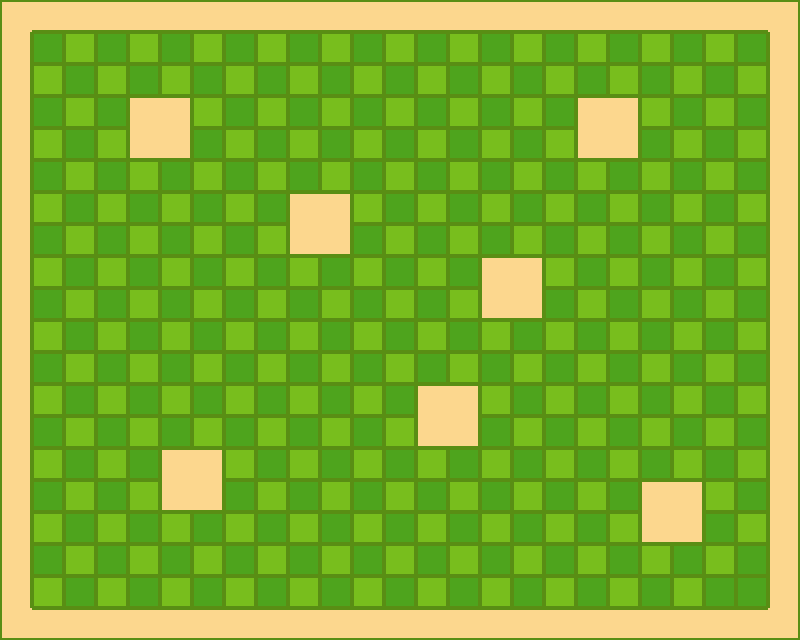

This game map was drawn from its Tiled (.tmx) file and the tilesets committed beside it. A one-line description and the full map source follow:
An orthogonal 25x20 tile map with 32x32 px tiles, 1 tile layer (Tile Layer 1).

<map version="1.10" tiledversion="1.11.2" orientation="orthogonal" renderorder="right-down" width="25" height="20" tilewidth="32" tileheight="32" infinite="0" nextlayerid="2" nextobjectid="1">
 <editorsettings>
  <export target="TileMap1.csv" format="csv" />
 </editorsettings>
 <tileset firstgid="1" name="TileSet" tilewidth="32" tileheight="32" tilecount="10" columns="10">
  <image source="TileSet1.png" width="320" height="32" />
 </tileset>
 <layer id="1" name="Tile Layer 1" width="25" height="20">
  <data encoding="csv">
7,6,6,6,6,6,6,6,6,6,6,6,6,6,6,6,6,6,6,6,6,6,6,6,8,
3,1,2,1,2,1,2,1,2,1,2,1,2,1,2,1,2,1,2,1,2,1,2,1,3,
3,2,1,2,1,2,1,2,1,2,1,2,1,2,1,2,1,2,1,2,1,2,1,2,3,
3,1,2,1,7,8,2,1,2,1,2,1,2,1,2,1,2,1,7,8,2,1,2,1,3,
3,2,1,2,4,9,1,2,1,2,1,2,1,2,1,2,1,2,4,9,1,2,1,2,3,
3,1,2,1,2,1,2,1,2,1,2,1,2,1,2,1,2,1,2,1,2,1,2,1,3,
3,2,1,2,1,2,1,2,1,7,8,2,1,2,1,2,1,2,1,2,1,2,1,2,3,
3,1,2,1,2,1,2,1,2,4,9,1,2,1,2,1,2,1,2,1,2,1,2,1,3,
3,2,1,2,1,2,1,2,1,2,1,2,1,2,1,7,8,2,1,2,1,2,1,2,3,
3,1,2,1,2,1,2,1,2,1,2,1,2,1,2,4,9,1,2,1,2,1,2,1,3,
3,2,1,2,1,2,1,2,1,2,1,2,1,2,1,2,1,2,1,2,1,2,1,2,3,
3,1,2,1,2,1,2,1,2,1,2,1,2,1,2,1,2,1,2,1,2,1,2,1,3,
3,2,1,2,1,2,1,2,1,2,1,2,1,7,8,2,1,2,1,2,1,2,1,2,3,
3,1,2,1,2,1,2,1,2,1,2,1,2,4,9,1,2,1,2,1,2,1,2,1,3,
3,2,1,2,1,7,8,2,1,2,1,2,1,2,1,2,1,2,1,2,1,2,1,2,3,
3,1,2,1,2,4,9,1,2,1,2,1,2,1,2,1,2,1,2,1,7,8,2,1,3,
3,2,1,2,1,2,1,2,1,2,1,2,1,2,1,2,1,2,1,2,4,9,1,2,3,
3,1,2,1,2,1,2,1,2,1,2,1,2,1,2,1,2,1,2,1,2,1,2,1,3,
3,2,1,2,1,2,1,2,1,2,1,2,1,2,1,2,1,2,1,2,1,2,1,1,3,
4,6,6,6,6,6,6,6,6,6,6,6,6,6,6,6,6,6,6,6,6,6,6,6,9
</data>
 </layer>
</map>